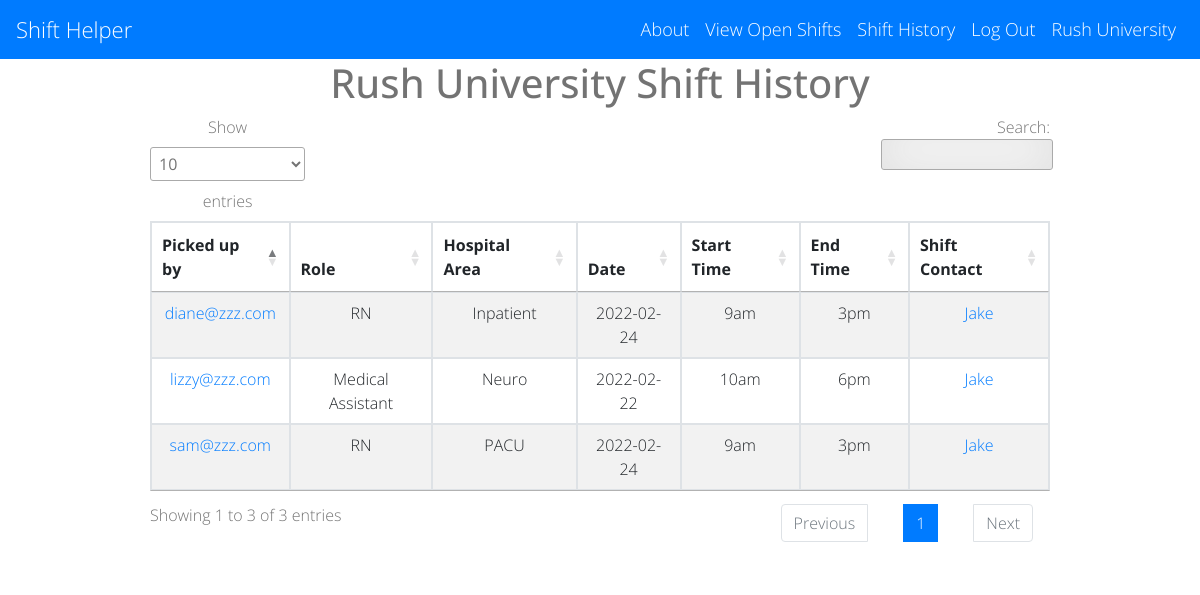
Before: /shift_history?hospital_id=2 with the older database file.
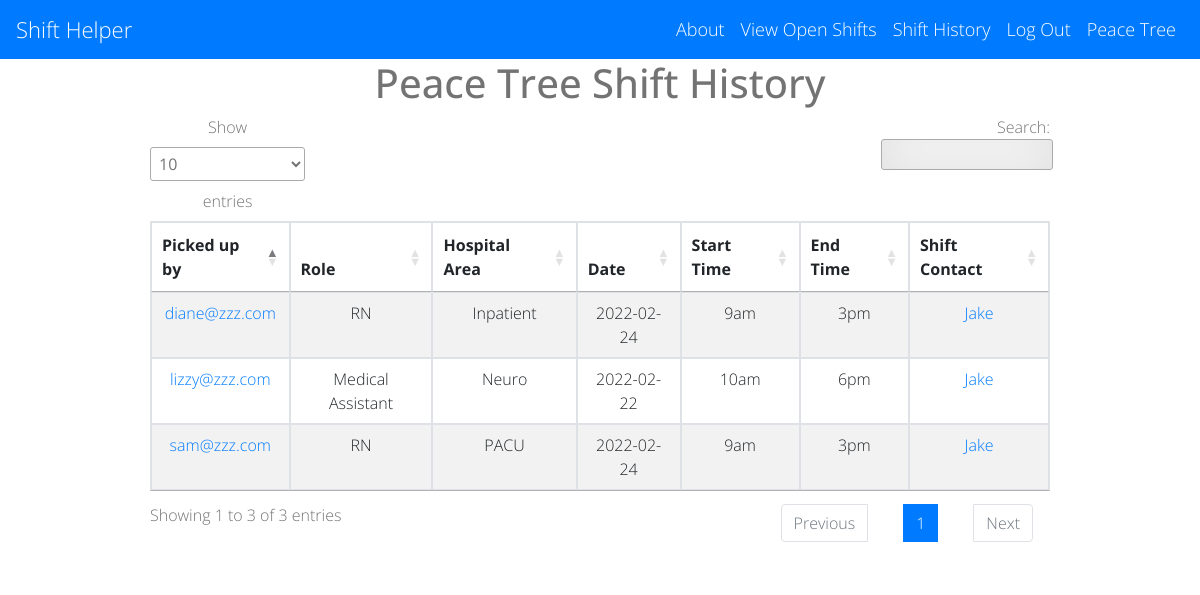
After: the same page with the newer database file.
### main.py (models this page shows)
class Hospital(UserMixin, db.Model):
    id = db.Column(db.Integer, primary_key=True)
    hospital_name = db.Column(db.String(1000))
    admin_name = db.Column(db.String(1000))
    admin_email = db.Column(db.String(100))
    admin_password = db.Column(db.String(1000))
    staff_password = db.Column(db.String(1000))
    created_date = db.Column(db.TIMESTAMP)

### main.py (the view)
@app.route('/shift_history', methods=['GET'])
def shift_history():
    hospital_id = request.args['hospital_id']
    cur_hospital = Hospital.query.get(hospital_id)
    shift_history_list = db.session.query(Shifts) \
        .filter(Shifts.status == 'Approved', Shifts.hospital_id == hospital_id) \
        .order_by(Shifts.picked_up_by, Shifts.date, Shifts.start_time, Shifts.area, Shifts.role)
    return render_template('shift_history.html', hospital=cur_hospital, shifts=shift_history_list, logged_in=True)

### templates/shift_history.html (shortened to what this page needs)
{% extends 'base.html' %}
{% block content %}
<div class="table-responsive">
  <div class="row">
    <div class="col-sm-12">
      <h1>{{ hospital.hospital_name }} Shift History</h1>
	  <table id="data" class="table table-striped table-sm table-bordered">
        <thead>
            <tr>
                <th>Picked up by</th>
                <th>Role</th>
                <th>Hospital Area</th>
                <th>Date</th>
                <th>Start Time</th>
                <th>End Time</th>
                <th>Shift Contact</th>
            </tr>
        </thead>
          <tbody>
              {% for row in shifts %}
                  <tr>
                      <td><a href="mailto:{{ row.picked_up_by }}">{{ row.picked_up_by}}</a></td>
                      <td>{{ row.role }}</td>
                      <td>{{ row.area }}</td>
                      <td>{{ row.date }}</td>
                      <td>{{ row.start_time }}</td>
                      <td>{{ row.end_time }}</td>
                      <td><a href="mailto:{{ row.contact_email }}">{{ row.contact_name}}</a></td>
                  </tr>
              {% endfor %}
          </tbody>
  	  </table>
    </div>
  </div>
</div>
{% endblock %}

### templates/base.html (shortened to what this page needs)
<!DOCTYPE html>
<html>
<head>
    <link rel="stylesheet" href="//use.fontawesome.com/releases/v5.0.7/css/all.css">
    <link rel="stylesheet" href="https://stackpath.bootstrapcdn.com/bootstrap/4.5.2/css/bootstrap.min.css">
    <link rel="stylesheet" type="text/css" href="https://cdn.datatables.net/1.11.4/css/jquery.dataTables.min.css">
    <link rel="stylesheet" href="{{ url_for('static', filename='css/styles.css')}}">
</head>
<body>
<nav class="navbar navbar-expand-lg navbar-dark bg-primary">
  <a class="navbar-brand" href="/">Shift Helper</a>
  <div class="collapse navbar-collapse">
      <ul class = "navbar-nav ml-auto">
          <li class="nav-item">
              <a class="nav-link" href="{{ url_for('about') }}">About</a>
          </li>
          {% if logged_in: %}
          <li class="nav-item">
              <a class="nav-link" href="{{ url_for('shifts', hospital_id=hospital.id) }}">View Open Shifts</a>
          </li>
        <li class="nav-item">
              <a class="nav-link" href="{{ url_for('shift_history', hospital_id=hospital.id) }}">Shift History</a>
          </li>
          <li class="nav-item">
              <a class="nav-link" href="{{ url_for('logout') }}">Log Out</a>
          </li>
          <li class="nav-item">
              <a class="nav-link" href="">{{ hospital.hospital_name }}</a>
          </li>
          {% endif %}
      </ul>
  </div>
</nav>
       {% block content %}
       {% endblock %}
</body>
</html>

Changed rows visible on the page:
changed Hospital: hospital_name "Rush University" → "Peace Tree"
